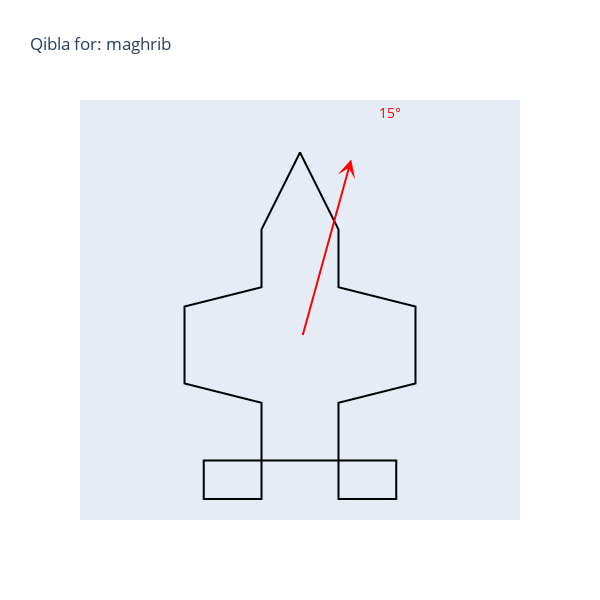
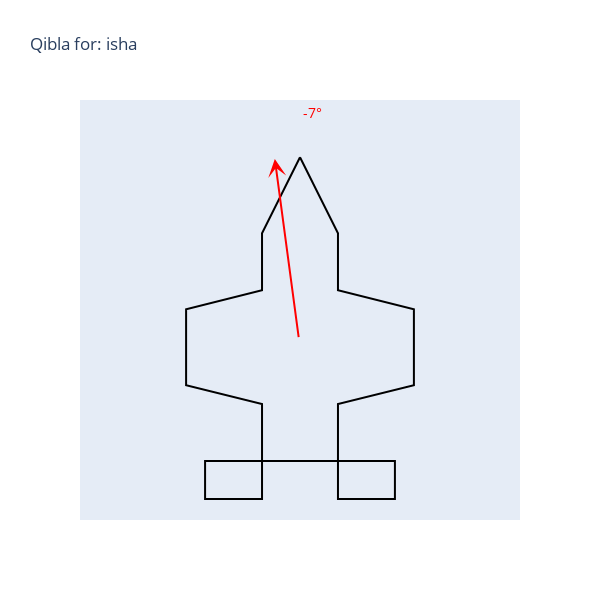
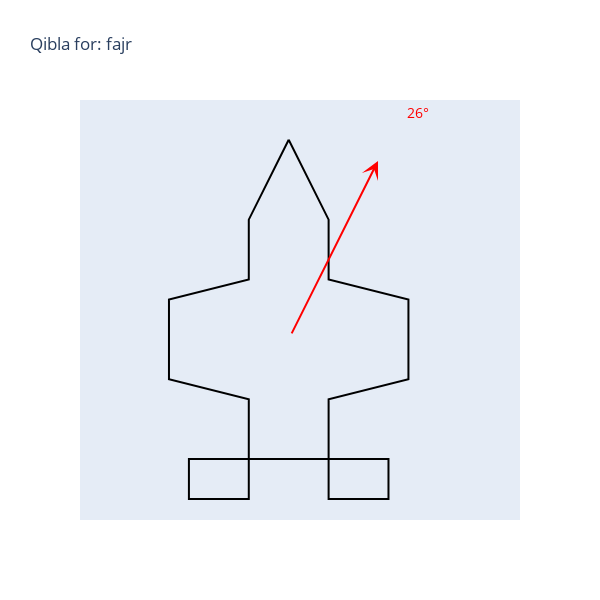
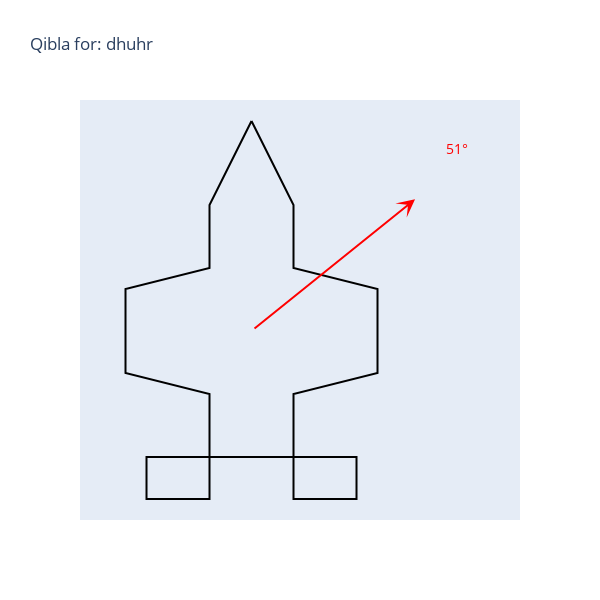

The notebook cell saved with these charts, in order:
### Code cell
# v3:

diff_dhuhr = np.abs(dhuhr_times - flight_times)
diff_asr = np.abs(asr_times - flight_times)
diff_maghrib = np.abs(maghrib_times - flight_times)
diff_isha = np.abs(isha_times - flight_times)
diff_fajr = np.abs(fajr_times - flight_times)
diff_sunrise = np.abs(sunrise_times - flight_times)


fig, ax = plt.subplots(7, figsize= (10,10) )
ax[0].plot(flight_times)
ax[1].plot(flight_times)
ax[2].plot(flight_times)
ax[3].plot(flight_times)
ax[4].plot(flight_times)
ax[5].plot(flight_times)

ax[0].plot(fajr_times)
ax[1].plot(sunrise_times)
ax[2].plot(dhuhr_times)
ax[3].plot(asr_times)
ax[4].plot(maghrib_times)
ax[5].plot(isha_times)


ax[0].legend(['flight', 'fajr'])
ax[1].legend(['flight', 'sunrise'])
ax[2].legend(['flight', 'dhuhr'])
ax[3].legend(['flight', 'asr'])
ax[4].legend(['flight', 'maghrib'])
ax[5].legend(['flight', 'isha'])

fajr_ind, fajr_time = calculate_inflight_prayertime(diff_fajr, flight_times)
sunrise_ind, sunrise_time = calculate_inflight_prayertime(diff_sunrise, flight_times)
dhuhr_ind, dhuhr_time = calculate_inflight_prayertime(diff_dhuhr, flight_times)
asr_ind, asr_time = calculate_inflight_prayertime(diff_asr, flight_times)
maghrib_ind, maghrib_time = calculate_inflight_prayertime(diff_maghrib, flight_times)
isha_ind, isha_time = calculate_inflight_prayertime(diff_isha, flight_times)

ax[0].vlines(fajr_ind, 0 ,25, color = 'Red')
ax[1].vlines(sunrise_ind, 0 ,25, color = 'Red')
ax[2].vlines(dhuhr_ind, 0 ,25, color = 'Red')
ax[3].vlines(asr_ind, 0 ,25, color = 'Red')
ax[4].vlines(maghrib_ind, 0 ,25, color = 'Red')
ax[5].vlines(isha_ind, 0 ,25, color = 'Red')
ax[6].plot(altitudes)
ax[6].set_ylabel('altitudes')

prayer_labels = ['fajr', 'sunrise', 'dhuhr', 'asr', 'maghrib', 'isha']
prayer_indices = [fajr_ind, sunrise_ind, dhuhr_ind, asr_ind, maghrib_ind, isha_ind]
prayer_times = [fajr_time, sunrise_time, dhuhr_time, asr_time, maghrib_time, isha_time]
combined_prayers = list(zip(prayer_indices, prayer_times, prayer_labels))
combined_prayers.sort(key=lambda x: (np.isnan(x[0],), x[0] if not np.isnan(x[0]) else float('inf')))
# Unzip the sorted list
sorted_prayer_indices, sorted_prayer_times, sorted_prayer_labels = zip(*combined_prayers)

qibla_directions_absolute = np.zeros(len(sorted_prayer_times))
headings_absolute = np.zeros(len(sorted_prayer_times))

for ind, loc_ind in enumerate(sorted_prayer_indices):

    if loc_ind is not np.nan:
        qibla_directions_absolute[ind] = qibla_direction(latitudes[loc_ind[0]], longitudes[loc_ind])
        headings_absolute[ind] = headings[loc_ind]
    

qibla_directions_relative = qibla_directions_absolute - headings_absolute
print(qibla_directions_relative)    

for ind_pt, pt in enumerate(sorted_prayer_times):
    if pt is not np.nan:
        print(sorted_prayer_labels[ind_pt] + ' time is at ' + str(ConvertTo12Hr(pt)))
    else:
        print(sorted_prayer_labels[ind_pt] + ' time is at ' + str(pt))

for ind_pt, pt in enumerate(sorted_prayer_times):
    if pt is not np.nan:
        draw_plane_with_arrow(relative_angle_deg = qibla_directions_relative[ind_pt],
                              title = 'Qibla for: ' + sorted_prayer_labels[ind_pt], arrow_length = 1)

### Figure 1 — Plotly figure (JSON) as saved in the notebook; plotly's stock layout.template omitted (floating-point values rounded to 4 significant figures)
{"data": [{"line": {"color": "black", "width": 2}, "mode": "lines", "name": "Plane Outline", "type": "scatter", "x": [0, 0.2, 0.2, 0.6, 0.6, 0.2, 0.2, 0.5, 0.5, 0.2, 0.2, -0.2, -0.2, -0.5, -0.5, -0.2, -0.2, -0.6, -0.6, -0.2, -0.2, 0], "y": [1, 0.6, 0.3, 0.2, -0.2, -0.3, -0.6, -0.6, -0.8, -0.8, -0.6, -0.6, -0.8, -0.8, -0.6, -0.6, -0.3, -0.2, 0.2, 0.3, 0.6, 1]}, {"mode": "text", "showlegend": false, "text": ["15°"], "textfont": {"color": "red", "size": 14}, "textposition": "top center", "type": "scatter", "x": [0.4661], "y": [1.164]}], "layout": {"annotations": [{"arrowcolor": "red", "arrowhead": 3, "arrowsize": 1.5, "arrowwidth": 2, "ax": 0, "axref": "x", "ay": 0, "ayref": "y", "showarrow": true, "x": 0.2661, "xref": "x", "y": 0.9639, "yref": "y"}], "height": 600, "showlegend": false, "title": {"text": "Qibla for: maghrib"}, "width": 600, "xaxis": {"autorange": true, "domain": [0, 1], "range": [-1.143, 1.143], "scaleanchor": "y", "scaleratio": 1, "type": "linear", "visible": false}, "yaxis": {"autorange": true, "domain": [0, 1], "range": [-0.9091, 1.273], "type": "linear", "visible": false}}}

### Figure 2 — Plotly figure (JSON) as saved in the notebook; plotly's stock layout.template omitted (floating-point values rounded to 4 significant figures)
{"data": [{"line": {"color": "black", "width": 2}, "mode": "lines", "name": "Plane Outline", "type": "scatter", "x": [0, 0.2, 0.2, 0.6, 0.6, 0.2, 0.2, 0.5, 0.5, 0.2, 0.2, -0.2, -0.2, -0.5, -0.5, -0.2, -0.2, -0.6, -0.6, -0.2, -0.2, 0], "y": [1, 0.6, 0.3, 0.2, -0.2, -0.3, -0.6, -0.6, -0.8, -0.8, -0.6, -0.6, -0.8, -0.8, -0.6, -0.6, -0.3, -0.2, 0.2, 0.3, 0.6, 1]}, {"mode": "text", "showlegend": false, "text": ["-7°"], "textfont": {"color": "red", "size": 14}, "textposition": "top center", "type": "scatter", "x": [0.06737], "y": [1.191]}], "layout": {"annotations": [{"arrowcolor": "red", "arrowhead": 3, "arrowsize": 1.5, "arrowwidth": 2, "ax": 0, "axref": "x", "ay": 0, "ayref": "y", "showarrow": true, "x": -0.1326, "xref": "x", "y": 0.9912, "yref": "y"}], "height": 600, "showlegend": false, "title": {"text": "Qibla for: isha"}, "width": 600, "xaxis": {"autorange": true, "domain": [0, 1], "range": [-1.159, 1.159], "scaleanchor": "y", "scaleratio": 1, "type": "linear", "visible": false}, "yaxis": {"autorange": true, "domain": [0, 1], "range": [-0.9106, 1.302], "type": "linear", "visible": false}}}

### Figure 3 — Plotly figure (JSON) as saved in the notebook; plotly's stock layout.template omitted (floating-point values rounded to 4 significant figures)
{"data": [{"line": {"color": "black", "width": 2}, "mode": "lines", "name": "Plane Outline", "type": "scatter", "x": [0, 0.2, 0.2, 0.6, 0.6, 0.2, 0.2, 0.5, 0.5, 0.2, 0.2, -0.2, -0.2, -0.5, -0.5, -0.2, -0.2, -0.6, -0.6, -0.2, -0.2, 0], "y": [1, 0.6, 0.3, 0.2, -0.2, -0.3, -0.6, -0.6, -0.8, -0.8, -0.6, -0.6, -0.8, -0.8, -0.6, -0.6, -0.3, -0.2, 0.2, 0.3, 0.6, 1]}, {"mode": "text", "showlegend": false, "text": ["26°"], "textfont": {"color": "red", "size": 14}, "textposition": "top center", "type": "scatter", "x": [0.6476], "y": [1.094]}], "layout": {"annotations": [{"arrowcolor": "red", "arrowhead": 3, "arrowsize": 1.5, "arrowwidth": 2, "ax": 0, "axref": "x", "ay": 0, "ayref": "y", "showarrow": true, "x": 0.4476, "xref": "x", "y": 0.8942, "yref": "y"}], "height": 600, "showlegend": false, "title": {"text": "Qibla for: fajr"}, "width": 600, "xaxis": {"autorange": true, "domain": [0, 1], "range": [-1.046, 1.159], "scaleanchor": "y", "scaleratio": 1, "type": "linear", "visible": false}, "yaxis": {"autorange": true, "domain": [0, 1], "range": [-0.9052, 1.199], "type": "linear", "visible": false}}}

### Figure 4 — Plotly figure (JSON) as saved in the notebook; plotly's stock layout.template omitted (floating-point values rounded to 4 significant figures)
{"data": [{"line": {"color": "black", "width": 2}, "mode": "lines", "name": "Plane Outline", "type": "scatter", "x": [0, 0.2, 0.2, 0.6, 0.6, 0.2, 0.2, 0.5, 0.5, 0.2, 0.2, -0.2, -0.2, -0.5, -0.5, -0.2, -0.2, -0.6, -0.6, -0.2, -0.2, 0], "y": [1, 0.6, 0.3, 0.2, -0.2, -0.3, -0.6, -0.6, -0.8, -0.8, -0.6, -0.6, -0.8, -0.8, -0.6, -0.6, -0.3, -0.2, 0.2, 0.3, 0.6, 1]}, {"mode": "text", "showlegend": false, "text": ["51°"], "textfont": {"color": "red", "size": 14}, "textposition": "top center", "type": "scatter", "x": [0.9787], "y": [0.8274]}], "layout": {"annotations": [{"arrowcolor": "red", "arrowhead": 3, "arrowsize": 1.5, "arrowwidth": 2, "ax": 0, "axref": "x", "ay": 0, "ayref": "y", "showarrow": true, "x": 0.7787, "xref": "x", "y": 0.6274, "yref": "y"}], "height": 600, "showlegend": false, "title": {"text": "Qibla for: dhuhr"}, "width": 600, "xaxis": {"autorange": true, "domain": [0, 1], "range": [-0.8167, 1.279], "scaleanchor": "y", "scaleratio": 1, "type": "linear", "visible": false}, "yaxis": {"autorange": true, "domain": [0, 1], "range": [-0.9, 1.1], "type": "linear", "visible": false}}}
